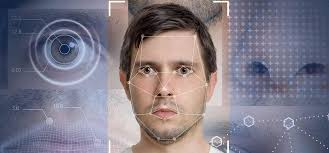
#> input picture image.jpg, 329 x 153 px; its folder holds only this picture in this run
$ python -i logincam.py   (imports and definitions only)
#> lines starting #> are read from the running program, lines starting #| are printed output that depends on the picture; after the words box and inside, x2 and y2 are one past the last pixel; in counts of white or black regions, pixels touching at a corner belong together
#> further down, picture is the input picture: shape (153, 329, 3); mean B, G, R 132.5, 120, 125.6
#!/usr/bin/python36

from flask import Flask, render_template, Response
from camera import VideoCamera
import cv2
import numpy as np
import subprocess as sp
import webbrowser
from os import listdir
from os.path import isfile, join

# [1 line not run here, left out]

# [3 lines that did not run here, left out]

face_cascade=cv2.CascadeClassifier('/var/www/cgi-bin/haarcascade_frontalface_default.xml')
# [8 lines left out: function faceextrator, not called in this run]


face_classifier = cv2.CascadeClassifier('/var/www/cgi-bin/haarcascade_frontalface_default.xml')
def face_detector(img, size=0.5):
	# Convert image to grayscale
#> called with size = 0.5
	gray = cv2.cvtColor(img, cv2.COLOR_BGR2GRAY)
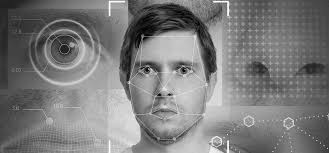
#> gray: shape (153, 329); min 1, max 254, mean 123.1
	faces = face_classifier.detectMultiScale(gray, 1.3, 5)
#> faces = [[118, 33, 95, 95]]
	if faces is ():
		return img,[]

	for (x, y, w, h) in faces:
		cv2.rectangle(img, (x, y), (x + w, y + h), (0, 255, 255), 2)
		roi = img[y:y + h, x:x + w]
		roi = cv2.resize(roi, (200, 200))
#> this loop made 1 pass
#> pass 1, in face_detector, `roi = img[y:y + h, x:x + w]`:
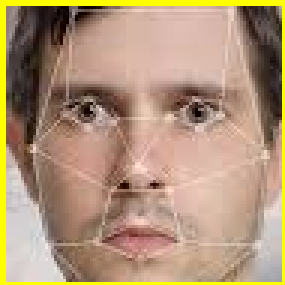
#> roi: shape (95, 95, 3) (shown 3 times larger); mean B, G, R 120.2, 148.9, 176.7
#> pass 1, in face_detector, `roi = cv2.resize(roi, (200, 200))`:
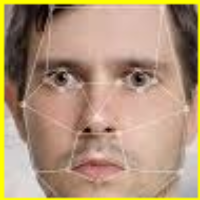
#> roi: shape (200, 200, 3); mean B, G, R 120.1, 148.7, 176.6
#> after the loop:
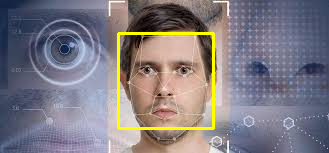
#> img: shape (153, 329, 3); 2.26% of pixels changed, all inside (x1, y1, x2, y2) = (117, 32, 215, 130)
	return img, roi


# [56 lines left out: function gen, not called in this run]


# [3 lines that did not run here, left out]

# [2 lines not run here, left out]

>>> import cv2
>>> picture = cv2.imread('image.jpg')
>>> result = face_detector(picture)
